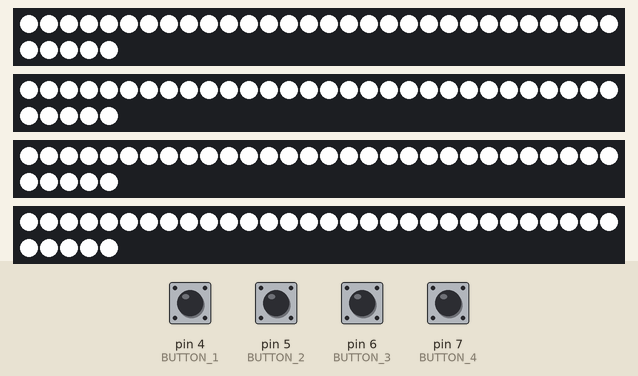
Bench run of a sketch on a simulated Arduino Nano, built with avr-gcc and run on an emulated ATmega328P. Parts: 4 × 35 RGB LEDs in strip order, left to right, continuing on the next row. Inputs (shaded band) come from the test bench; at power-on: pin 4 (BUTTON_1), pin 5 (BUTTON_2), pin 6 (BUTTON_3), pin 7 (BUTTON_4) LOW.

Above: at 2.7 s.
2.8 s: pin 4 (BUTTON_1) pulled HIGH for 1 s
At 4.16 s:
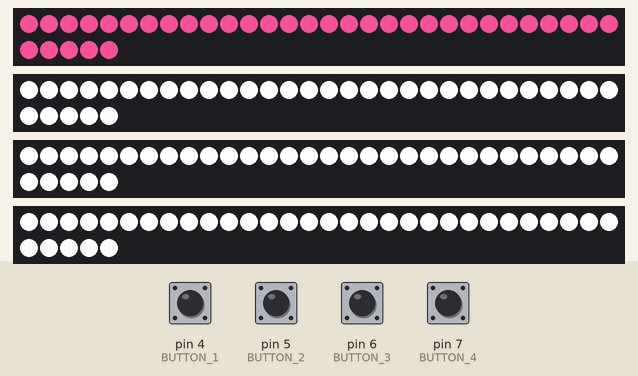
4.4 s: pin 5 (BUTTON_2) pulled HIGH for 0.15 s
At 4.88 s:
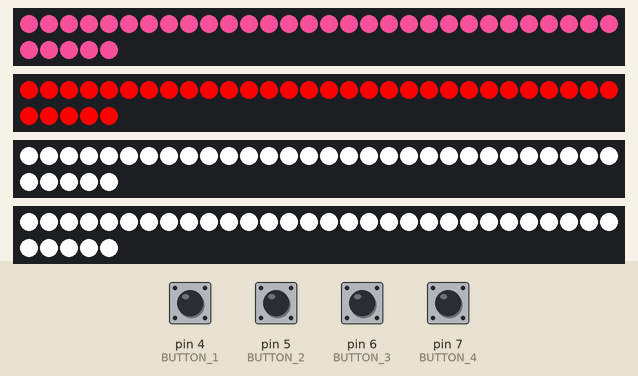
5.1 s: pin 6 (BUTTON_3) pulled HIGH for 0.15 s
At 5.6 s:
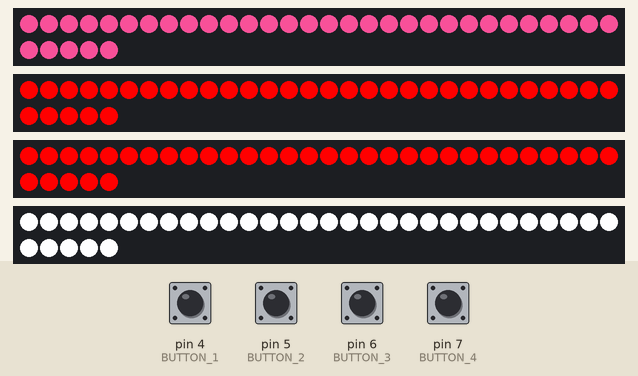
5.8 s: pin 7 (BUTTON_4) pulled HIGH for 0.15 s
At 6.29 s:
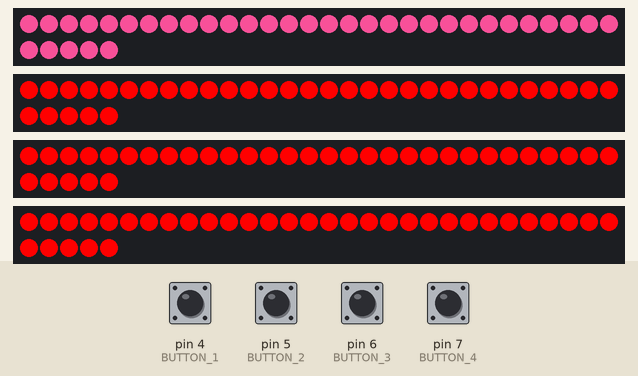
6.5 s: pin 4 (BUTTON_1) pulled HIGH for 0.15 s
At 6.97 s:
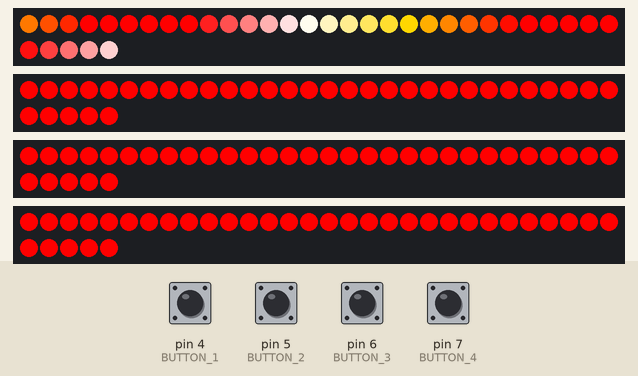
7.2 s: pin 5 (BUTTON_2) pulled HIGH for 1 s
At 8.24 s:
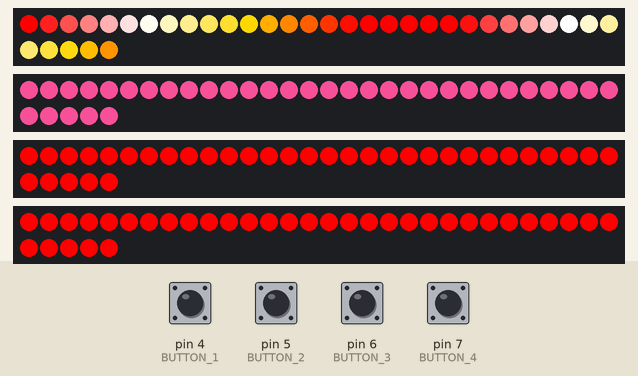
Timing chart, 0 to 9.8 s (numbered marks = the images above; inputs shaded):
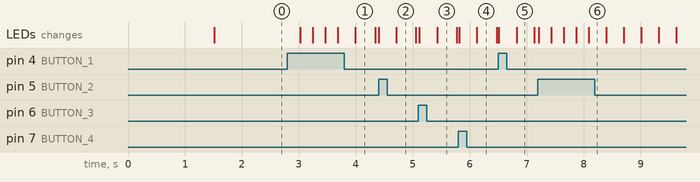

The sketch:

AcrylicLights.ino
```cpp
// include colors.h
#include "colors.h"

// the pins on the Arduino that control the light strips (connected to data pin on strips)
#define LED_PIN_1   3
#define LED_PIN_2   9
#define LED_PIN_3   10
#define LED_PIN_4   11

// the pins on the Arduino that control the buttons to change color palettes
#define BUTTON_1    4
#define BUTTON_2    5
#define BUTTON_3    6
#define BUTTON_4    7

// the number of LEDs on your strip
#define NUM_LEDS    35

// the brightness of the LED strip - max current draw is 60 mA per LED (20 per color)
// IMPORTANT -  sum the total number of lights in the #define statements above and multiply
//              that by 60 mA. That number is the max current draw of your entire LED strip,
//              and should not exceed 90% of your power supply's max current supply
#define BRIGHTNESS  255

// the type of LED strip; you can leave this as-is
#define LED_TYPE    WS2812

// the order of the three colored LEDs on each light; leave this as-is
#define COLOR_ORDER GRB

// the array of LEDs on your strip
CRGB leds1[NUM_LEDS];
CRGB leds2[NUM_LEDS];
CRGB leds3[NUM_LEDS];
CRGB leds4[NUM_LEDS];

// how many updates per second should the strip go through
#define UPDATES_PER_SECOND 100

// this determines what colors are on your LED strip
CRGBPalette16 palette1;
CRGBPalette16 palette2;
CRGBPalette16 palette3;
CRGBPalette16 palette4;
TBlendType    currentBlending;

// an index that increments in the program; this will make the LEDs "breathe"
int colorIndex1 = 0;
int colorIndex2 = 0;
int colorIndex3 = 0;
int colorIndex4 = 0;

// palette index to store the current pattern
int paletteIndex1 = 0;
int paletteIndex2 = 0;
int paletteIndex3 = 0;
int paletteIndex4 = 0;

// palette storage array
#define PALETTE_COUNT   12
CRGBPalette16 palettes[] = {
    White_p, Red_p, Gold_p, Blue_p, Purple_p,
    Sakura_p, Kitsune_p, Japan_p,
    LavaColors_p, OceanColors_p,
    ForestColors_p, RainbowColors_p
};

void setup() {
    // delay for safety
    delay( 1500 );
    // this allows the computer to recognize the LED strip. Sort of like the pinMode() function
    FastLED.addLeds<LED_TYPE, LED_PIN_1, COLOR_ORDER>(leds1, NUM_LEDS).setCorrection( TypicalLEDStrip );
    FastLED.addLeds<LED_TYPE, LED_PIN_2, COLOR_ORDER>(leds2, NUM_LEDS).setCorrection( TypicalLEDStrip );
    FastLED.addLeds<LED_TYPE, LED_PIN_3, COLOR_ORDER>(leds3, NUM_LEDS).setCorrection( TypicalLEDStrip );
    FastLED.addLeds<LED_TYPE, LED_PIN_4, COLOR_ORDER>(leds4, NUM_LEDS).setCorrection( TypicalLEDStrip );
    // sets the brightness of the LEDs
    FastLED.setBrightness( BRIGHTNESS );

    // sets the blending of the LED strip
    currentBlending = LINEARBLEND;

    // set up buttons
    pinMode(BUTTON_1, INPUT);
    pinMode(BUTTON_2, INPUT);
    pinMode(BUTTON_3, INPUT);
    pinMode(BUTTON_4, INPUT);
}


void loop()
{
    // button check to increment color palettes
    if(digitalRead(BUTTON_1)==HIGH){
      paletteIndex1 = ((paletteIndex1 + 1) % PALETTE_COUNT);
      delay(200);
    }
    if(digitalRead(BUTTON_2)==HIGH){
      paletteIndex2 = ((paletteIndex2 + 1) % PALETTE_COUNT);
      delay(200);
    }
    if(digitalRead(BUTTON_3)==HIGH){
      paletteIndex3 = ((paletteIndex3 + 1) % PALETTE_COUNT);
      delay(200);
    }
    if(digitalRead(BUTTON_4)==HIGH){
      paletteIndex4 = ((paletteIndex4 + 1) % PALETTE_COUNT);
      delay(200);
    }

    // fills the LED strip with colors from the palette
    FillLEDs(1, colorIndex1, paletteIndex1);
    FillLEDs(2, colorIndex2, paletteIndex2);
    FillLEDs(3, colorIndex3, paletteIndex3);
    FillLEDs(4, colorIndex4, paletteIndex4);

    // increments the index so the next time, the strip color seems to move
    colorIndex1++;
    colorIndex2++;
    colorIndex3++;
    colorIndex4++;

    // shows the LEDs; if you don't have this, the LEDs will update,
    // but the new colors will not appear on the strip
    FastLED.show();

    // delay for a bit; can make the change faster by modifying UPDATES_PER_SECOND
    FastLED.delay(1000 / UPDATES_PER_SECOND);
}


// separate function to fill the LED strip with colors
void FillLEDs( uint8_t stripIndex, uint8_t colorIndex, int paletteIndex )
{
  // sets the brightness of the LEDs
  uint8_t brightness = BRIGHTNESS;

  // change all of the LEDs in the strip one-by-one
  for(int i = 0; i < NUM_LEDS; i++) {
    // leds[i] is a single LED in the strip;
    if(stripIndex == 1){
      leds1[i] = ColorFromPalette(palettes[paletteIndex], colorIndex, brightness, currentBlending);
    }else if(stripIndex == 2){
      leds2[i] = ColorFromPalette(palettes[paletteIndex], colorIndex, brightness, currentBlending);
    }else if(stripIndex == 3){
      leds3[i] = ColorFromPalette(palettes[paletteIndex], colorIndex, brightness, currentBlending);
    }else if(stripIndex == 4){
      leds4[i] = ColorFromPalette(palettes[paletteIndex], colorIndex, brightness, currentBlending);
    }

    // shift the colorIndex so the next LED will be a different color in the palette
    colorIndex += 3;
  }
}
```

colors.h
```cpp
// FastLED - generates PWM signals for LED strips
#include <FastLED.h>

// white palette
CRGBPalette16 White_p(
  CRGB::White,CRGB::White,CRGB::White,CRGB::White,
  CRGB::White,CRGB::White,CRGB::White,CRGB::White,
  CRGB::White,CRGB::White,CRGB::White,CRGB::White,
  CRGB::White,CRGB::White,CRGB::White,CRGB::White
);

// red palette
CRGBPalette16 Red_p(
  CRGB::Red,CRGB::Red,CRGB::Red,CRGB::Red,
  CRGB::Red,CRGB::Red,CRGB::Red,CRGB::Red,
  CRGB::Red,CRGB::Red,CRGB::Red,CRGB::Red,
  CRGB::Red,CRGB::Red,CRGB::Red,CRGB::Red
);

// gold palette
CRGBPalette16 Gold_p(
  CRGB::Gold,CRGB::Gold,CRGB::Gold,CRGB::Gold,
  CRGB::Gold,CRGB::Gold,CRGB::Gold,CRGB::Gold,
  CRGB::Gold,CRGB::Gold,CRGB::Gold,CRGB::Gold,
  CRGB::Gold,CRGB::Gold,CRGB::Gold,CRGB::Gold
);

// blue palette
CRGBPalette16 Blue_p(
  CRGB::Blue,CRGB::Blue,CRGB::Blue,CRGB::Blue,
  CRGB::Blue,CRGB::Blue,CRGB::Blue,CRGB::Blue,
  CRGB::Blue,CRGB::Blue,CRGB::Blue,CRGB::Blue,
  CRGB::Blue,CRGB::Blue,CRGB::Blue,CRGB::Blue
);

// purple palette
CRGBPalette16 Purple_p(
  0xFF00FF,0xFF00FF,0xFF00FF,0xFF00FF,
  0xFF00FF,0xFF00FF,0xFF00FF,0xFF00FF,
  0xFF00FF,0xFF00FF,0xFF00FF,0xFF00FF,
  0xFF00FF,0xFF00FF,0xFF00FF,0xFF00FF
);

// sakurairo palette
CRGBPalette16 Sakura_p(
  0xE44B8D,0xE44B8D,0xE44B8D,0xE44B8D,
  0xE44B8D,0xE44B8D,0xE44B8D,0xE44B8D,
  0xE44B8D,0xE44B8D,0xE44B8D,0xE44B8D,
  0xE44B8D,0xE44B8D,0xE44B8D,0xE44B8D
);

// sakura-purple palette
CRGBPalette16 SakuraPurple_p(
  0xFF00FF,0xE44B8D,0xFF00FF,0xE44B8D,
  0xFF00FF,0xE44B8D,0xFF00FF,0xE44B8D,
  0xFF00FF,0xE44B8D,0xFF00FF,0xE44B8D,
  0xFF00FF,0xE44B8D,0xFF00FF,0xE44B8D
);

// kitsune palette
CRGBPalette16 Kitsune_p(
  CRGB::Red,CRGB::Red,CRGB::White,CRGB::Gold,
  CRGB::Red,CRGB::Red,CRGB::White,CRGB::Gold,
  CRGB::Red,CRGB::Red,CRGB::White,CRGB::Gold,
  CRGB::Red,CRGB::Red,CRGB::White,CRGB::Gold
);

// japanese flag palette
CRGBPalette16 Japan_p(
  CRGB::Red,CRGB::Red,CRGB::White,CRGB::White,
  CRGB::Red,CRGB::Red,CRGB::White,CRGB::White,
  CRGB::Red,CRGB::Red,CRGB::White,CRGB::White,
  CRGB::Red,CRGB::Red,CRGB::White,CRGB::White
);
```

Measured:
- after the input at 2.8 s, the LEDs: first change after 0.22 s (image 1 shows a later state)
